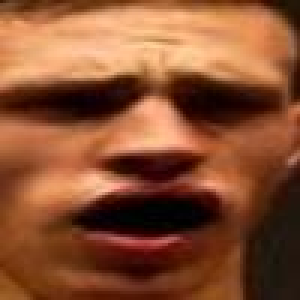
#> input picture data/DATASET/test/1/test_0090_aligned.jpg, 100 x 100 px, found by its file name (shown 3 times larger); its folder holds only this picture in this run
$ jupyter execute 02_eda.ipynb   (shell and % lines are left out)
#> lines starting #> are read from the running program, lines starting #| are printed output that depends on the picture
# Exploratory Data Analysis (EDA) - RAF-DB Dataset

Notebook này thực hiện các phân tích dữ liệu, vẽ biểu đồ và kiểm tra chất lượng dữ liệu. Các phần tiền xử lý (như augmentation, chuẩn hóa) đã được chuyển sang file `utils/data_loader.py`.

[cell 1]
import os
import cv2
import numpy as np
import pandas as pd
import matplotlib.pyplot as plt
import seaborn as sns
import warnings
warnings.filterwarnings('ignore')

# CẤU HÌNH
DATA_DIR = "data/DATASET"
TRAIN_DIR = os.path.join(DATA_DIR, "train")
TEST_DIR = os.path.join(DATA_DIR, "test")
TRAIN_CSV = "data/train_labels.csv"
TEST_CSV = "data/test_labels.csv"
OUTPUT_DIR = "outputs/eda"

os.makedirs(OUTPUT_DIR, exist_ok=True)

# Mapping label → tên cảm xúc
EMOTION_MAP = {1: "Surprise", 2: "Fear", 3: "Disgust", 4: "Happiness", 5: "Sadness", 6: "Anger", 7: "Neutral"}
EMOTION_MAP_VI = {1: "Ngạc nhiên", 2: "Sợ hãi", 3: "Ghê tởm", 4: "Vui vẻ", 5: "Buồn bã", 6: "Tức giận", 7: "Trung lập"}
EMOTION_COLORS = {1: "#FF6B6B", 2: "#845EC2", 3: "#4B8B3B", 4: "#FFD93D", 5: "#4A90D9", 6: "#FF4444", 7: "#95A5A6"}

## 1. Phân tích cấu trúc thư mục

[cell 2]
dir_data = {}
for split_name, split_dir in [("Train", TRAIN_DIR), ("Test", TEST_DIR)]:
    print(f"\n{split_name} Directory: {split_dir}")
    class_counts = {}
    if not os.path.exists(split_dir):
        print("Thư mục không tồn tại!")
        continue

    subdirs = sorted(os.listdir(split_dir))
    print(f"Số lượng thư mục con: {len(subdirs)}")

    total = 0
    for subdir in subdirs:
        subdir_path = os.path.join(split_dir, subdir)
        if os.path.isdir(subdir_path):
            count = len([f for f in os.listdir(subdir_path) if os.path.isfile(os.path.join(subdir_path, f))])
            emotion_name = EMOTION_MAP.get(int(subdir), "Unknown")
            print(f"{subdir}/ ({emotion_name}): {count:,} files")
            class_counts[int(subdir)] = count
            total += count

    print(f"Tổng: {total:,} files")
    dir_data[split_name.lower()] = class_counts
#> pass 2 of the loop `for split_name, split_dir in [("Train", TRAIN_DIR), ("Test", TEST_DIR)]:`:

## 2. Kiểm tra và Tạo CSV Labels

[cell 3]
# Tự động tạo file CSV từ cấu trúc thư mục nếu chưa tồn tại
for split, csv_path in [("train", TRAIN_CSV), ("test", TEST_CSV)]:
    if not os.path.exists(csv_path):
        split_dir = os.path.join(DATA_DIR, split)
        if not os.path.exists(split_dir): continue
        print(f"Đang tự động tạo {csv_path} từ thư mục...")
        data = []
        for class_id in os.listdir(split_dir):
            class_path = os.path.join(split_dir, class_id)
            if not os.path.isdir(class_path): continue
            for img_name in os.listdir(class_path):
                if img_name.endswith(('.jpg', '.jpeg', '.png')):
                    data.append({"filename": img_name, "label": int(class_id)})
        pd.DataFrame(data).to_csv(csv_path, index=False)
        print(f"Đã tạo {csv_path}.")
#> pass 2 of the loop `for split, csv_path in [("train", TRAIN_CSV), ("test", TEST_CSV)]:`:

csv_data = {}
for csv_name, csv_path in [("Train", TRAIN_CSV), ("Test", TEST_CSV)]:
    print(f"\n{csv_name} CSV: {csv_path}")
    if not os.path.exists(csv_path): continue

    df = pd.read_csv(csv_path)
    print(f"Shape: {df.shape}")
    print(df.head())
    csv_data[csv_name.lower()] = df
#> this loop made 2 passes; (reads data/train_labels.csv from the repository)

## 3. Trực quan hóa Phân bố nhãn

[cell 4]
fig, axes = plt.subplots(1, 2, figsize=(18, 7))
fig.suptitle("RAF-DB: Phân bố Nhãn Cảm xúc", fontsize=18, fontweight='bold', y=1.02)

for idx, (split, ax) in enumerate(zip(["train", "test"], axes)):
    if split not in csv_data: continue

    df = csv_data[split]
    label_col = df.columns[-1]
    counts = df[label_col].value_counts().sort_index()

    labels = [f"{EMOTION_MAP[i]}\n({EMOTION_MAP_VI[i]})" for i in counts.index]
    colors = [EMOTION_COLORS[i] for i in counts.index]

    bars = ax.bar(labels, counts.values, color=colors, edgecolor='white', linewidth=1.5, alpha=0.9)
    for bar, val in zip(bars, counts.values):
        pct = val / len(df) * 100
        ax.text(bar.get_x() + bar.get_width() / 2, bar.get_height() + 30,
                f'{val:,}\n({pct:.1f}%)', ha='center', va='bottom', fontsize=9, fontweight='bold')

    ax.set_title(f'{split.upper()} Set ({len(df):,} ảnh)', fontsize=14, fontweight='bold')
    ax.set_ylabel('Số lượng ảnh')
    ax.spines['top'].set_visible(False)
    ax.spines['right'].set_visible(False)
    ax.set_ylim(0, max(counts.values) * 1.25)
    ax.grid(axis='y', alpha=0.3, linestyle='--')

plt.tight_layout()
plt.show()
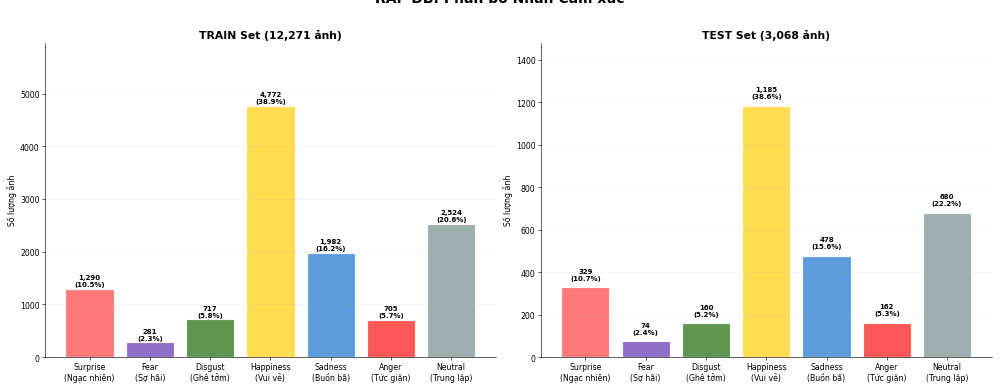
#> figure drawn by matplotlib, 2 panels; panel 1: tallest bar 4772 high, from x = 2.6 to 3.4; panel 2: tallest bar 1185 high, from x = 2.6 to 3.4

## 4. Mẫu Dữ liệu theo từng Class

[cell 5]
samples_per_class = 6
n_classes = 7
fig, axes = plt.subplots(n_classes, samples_per_class, figsize=(samples_per_class * 2.5, n_classes * 2.8))
fig.suptitle('RAF-DB: Mẫu dữ liệu theo từng cảm xúc', fontsize=18, fontweight='bold', y=1.01)

for class_idx in range(1, n_classes + 1):
    class_dir = os.path.join(TRAIN_DIR, str(class_idx))
    if not os.path.exists(class_dir): continue

    files = sorted(os.listdir(class_dir))
    np.random.seed(42)
    selected = np.random.choice(files, size=min(samples_per_class, len(files)), replace=False)

    for col_idx, fname in enumerate(selected):
        ax = axes[class_idx - 1][col_idx]
        img = cv2.imread(os.path.join(class_dir, fname))
#> img is the input picture: shape (100, 100, 3); mean B, G, R 49.6, 79.9, 136.9
        if img is not None:
            ax.imshow(cv2.cvtColor(img, cv2.COLOR_BGR2RGB))
        ax.axis('off')

        if col_idx == 0:
            emotion_en = EMOTION_MAP[class_idx]
            emotion_vi = EMOTION_MAP_VI[class_idx]
            ax.set_ylabel(f'{emotion_en}\n({emotion_vi})', fontsize=11, fontweight='bold', rotation=0, labelpad=80, va='center')
#> pass 2 of the loop `for class_idx in range(1, n_classes + 1):`:
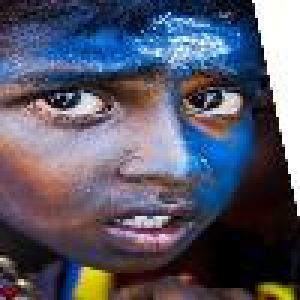
#> input picture data/DATASET/test/2/test_2239_aligned.jpg, 100 x 100 px, found by its file name (shown 3 times larger)
#> img is the input picture: shape (100, 100, 3); mean B, G, R 105.4, 88.8, 88.4

plt.tight_layout()
plt.show()
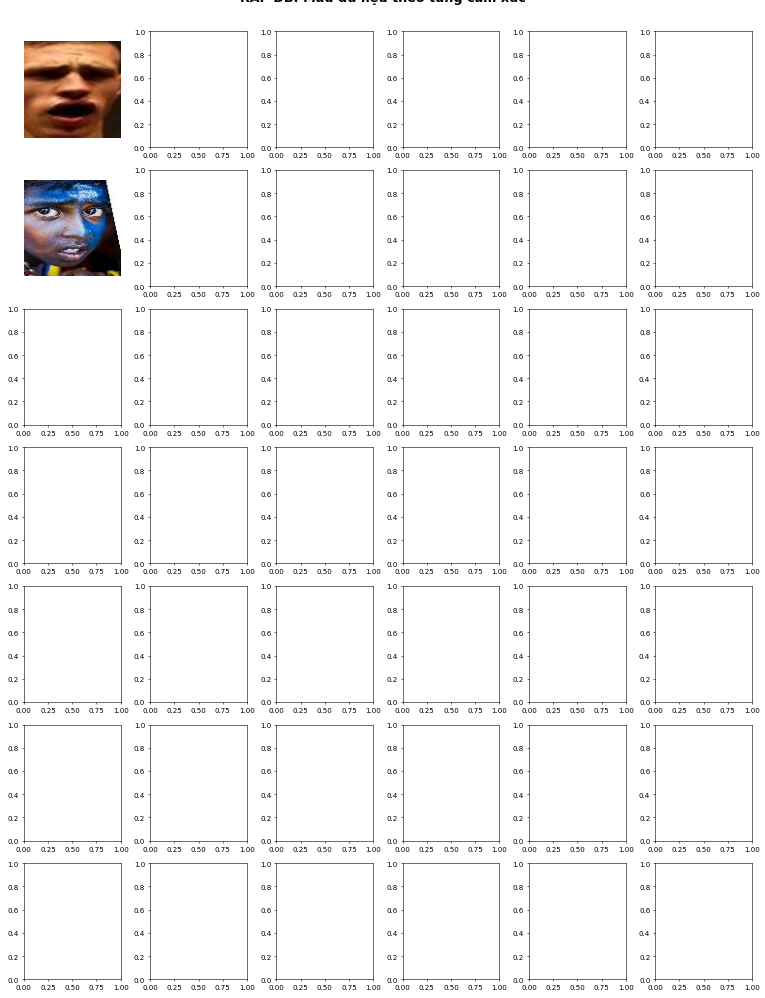
#> figure drawn by matplotlib, 2 panels

## 5. Khuôn mặt Trung bình (Mean Face)

[cell 6]
fig, axes = plt.subplots(1, 7, figsize=(21, 4))
fig.suptitle('Khuôn mặt Trung bình theo từng Cảm xúc', fontsize=16, fontweight='bold')

for class_idx in range(1, 8):
    class_dir = os.path.join(TRAIN_DIR, str(class_idx))
    if not os.path.exists(class_dir): continue

    files = os.listdir(class_dir)
    mean_face = np.zeros((100, 100, 3), dtype=np.float64)
    count = 0
    for fname in files:
        img = cv2.imread(os.path.join(class_dir, fname))
        if img is not None:
            mean_face += cv2.cvtColor(img, cv2.COLOR_BGR2RGB).astype(np.float64)
            count += 1

    if count > 0:
        mean_face = (mean_face / count).astype(np.uint8)

    ax = axes[class_idx - 1]
    ax.imshow(mean_face)
    ax.set_title(f'{EMOTION_MAP[class_idx]}\n({count} ảnh)', fontsize=10, fontweight='bold')
    ax.axis('off')
#> pass 2 of the loop `for class_idx in range(1, 8):`:

plt.tight_layout()
plt.show()
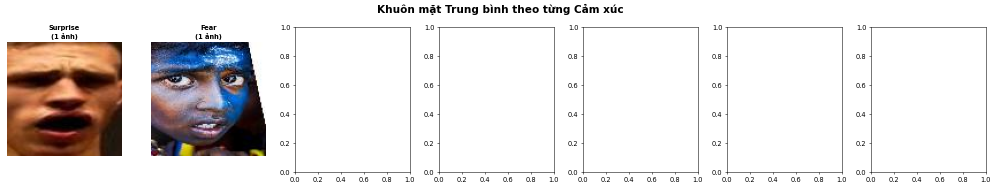
#> figure drawn by matplotlib, 2 panels

## 6. Thống kê Pixel và Histogram

[cell 7]
pixel_sum = np.zeros(3, dtype=np.float64)
#> pixel_sum = [0, 0, 0]
pixel_sq_sum = np.zeros(3, dtype=np.float64)
#> pixel_sq_sum = [0, 0, 0]
total_pixels = 0
all_intensities = []
sample_count = 0

for split_dir in [TRAIN_DIR, TEST_DIR]:
    if not os.path.exists(split_dir): continue
    for class_dir in sorted(os.listdir(split_dir)):
        class_path = os.path.join(split_dir, class_dir)
        if not os.path.isdir(class_path): continue
        for fname in os.listdir(class_path):
            fpath = os.path.join(class_path, fname)
            img = cv2.imread(fpath)
            if img is None: continue

            img_rgb = cv2.cvtColor(img, cv2.COLOR_BGR2RGB)
            img_float = img_rgb.astype(np.float64)
            total_pixels += img_float.shape[0] * img_float.shape[1]
            pixel_sum += img_float.reshape(-1, 3).sum(axis=0)
            pixel_sq_sum += (img_float.reshape(-1, 3) ** 2).sum(axis=0)

            if sample_count < 2000:
                gray = cv2.cvtColor(img, cv2.COLOR_BGR2GRAY)
                all_intensities.extend(gray.flatten().tolist()[::10])
                sample_count += 1
#> pass 2 of the loop `for split_dir in [TRAIN_DIR, TEST_DIR]:`:
#> `gray = cv2.cvtColor(img, cv2.COLOR_BGR2GRAY)`:
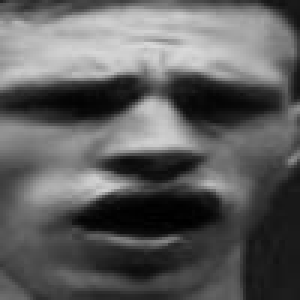
#> gray: shape (100, 100) (shown 3 times larger); min 0, max 217, mean 93.5

if total_pixels > 0:
    mean = pixel_sum / total_pixels
    std = np.sqrt(pixel_sq_sum / total_pixels - mean ** 2)

    print(f"Pixel Statistics (RGB):")
    print(f"Mean: R={mean[0]:.2f}, G={mean[1]:.2f}, B={mean[2]:.2f}")
    print(f"Std:  R={std[0]:.2f}, G={std[1]:.2f}, B={std[2]:.2f}")

    fig, ax = plt.subplots(figsize=(12, 6))
    ax.hist(all_intensities, bins=64, color='#4A90D9', edgecolor='white', alpha=0.8, density=True)
    ax.set_title('Phân bố Cường độ Pixel (Grayscale)')
    mean_val = np.mean(all_intensities)
    ax.axvline(mean_val, color='#FF4444', linestyle='--', linewidth=2, label=f'Mean = {mean_val:.1f}')
    ax.legend()
    plt.show()
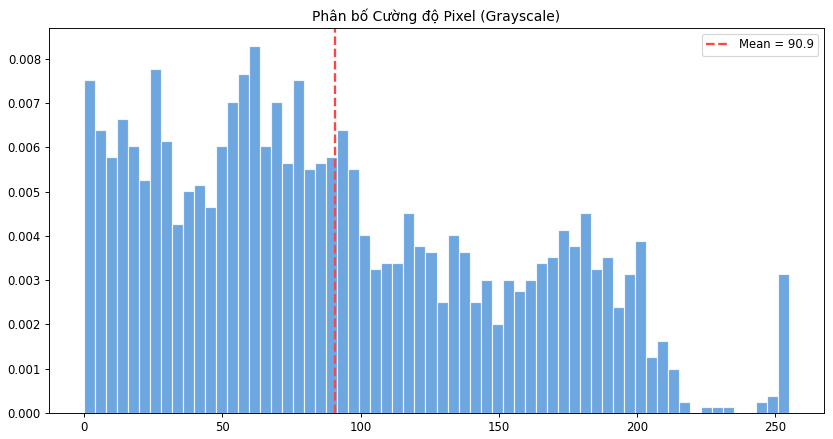
#> figure drawn by matplotlib, 1 panel; tallest bar 0.00828 high, from x = 59.77 to 63.75

## 7. Phân tích Mất cân bằng dữ liệu (Imbalance)

[cell 8]
if "train" in csv_data:
    df = csv_data["train"]
    label_col = df.columns[-1]
    counts = df[label_col].value_counts().sort_index()

    max_count, min_count = counts.max(), counts.min()
    print(f"Class lớn nhất: {EMOTION_MAP[counts.idxmax()]} = {max_count:,}")
    print(f"Class nhỏ nhất: {EMOTION_MAP[counts.idxmin()]} = {min_count:,}")
    print(f"Imbalance Ratio (max/min): {max_count/min_count:.1f}:1")

    fig, axes = plt.subplots(1, 2, figsize=(18, 7))
    labels = [f"{EMOTION_MAP[i]}\n{EMOTION_MAP_VI[i]}" for i in counts.index]
    colors = [EMOTION_COLORS[i] for i in counts.index]

    axes[0].pie(counts.values, labels=labels, autopct='%1.1f%%', colors=colors, startangle=90)
    axes[0].set_title('Tỉ lệ phân bố các cảm xúc (Train)')

    ratios = [(max_count / c) for c in counts.values]
    bars = axes[1].barh([EMOTION_MAP[i] for i in counts.index], ratios, color=colors, edgecolor='white', alpha=0.9)
    axes[1].set_title('Mức độ Mất cân bằng (Imbalance Ratio)')
    axes[1].axvline(x=1, color='green', linestyle='--', linewidth=2, label='Balanced (1:1)')
    axes[1].legend()

    plt.tight_layout()
    plt.show()
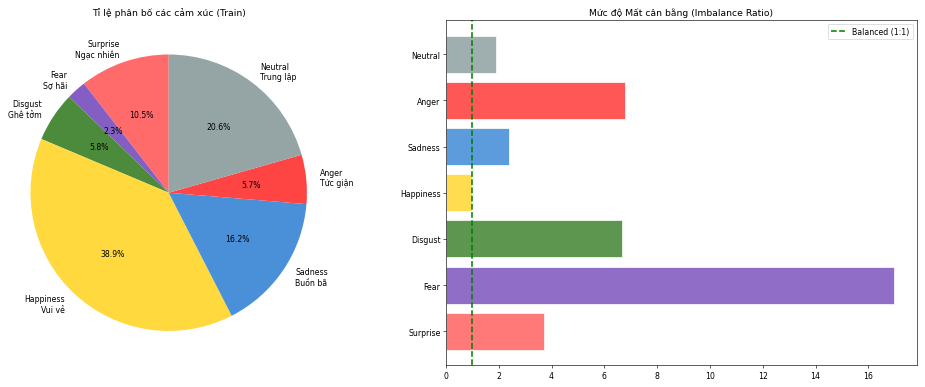
#> figure drawn by matplotlib, 2 panels
